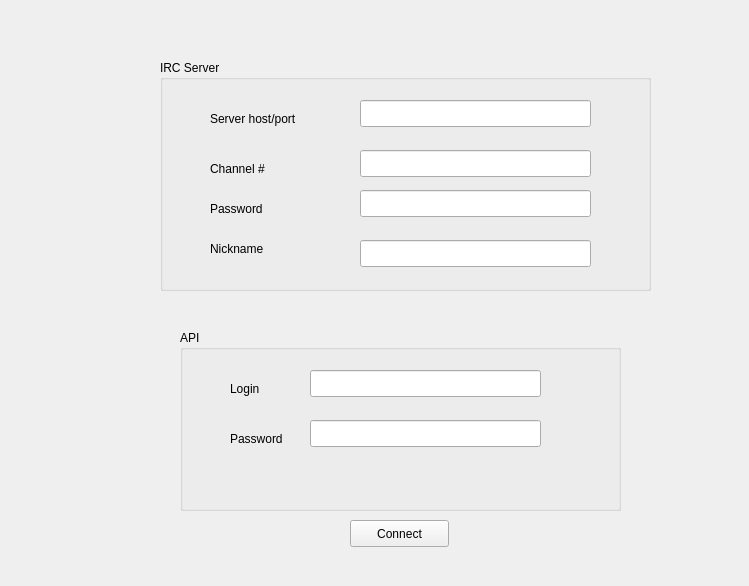
<?xml version="1.0" encoding="UTF-8"?>
<ui version="4.0">
 <class>Form</class>
 <widget class="QWidget" name="Form">
  <property name="geometry">
   <rect>
    <x>0</x>
    <y>0</y>
    <width>749</width>
    <height>586</height>
   </rect>
  </property>
  <property name="windowTitle">
   <string>Form</string>
  </property>
  <widget class="QGroupBox" name="groupBox">
   <property name="geometry">
    <rect>
     <x>160</x>
     <y>60</y>
     <width>491</width>
     <height>231</height>
    </rect>
   </property>
   <property name="title">
    <string>IRC Server</string>
   </property>
   <widget class="QLabel" name="label">
    <property name="geometry">
     <rect>
      <x>50</x>
      <y>50</y>
      <width>111</width>
      <height>17</height>
     </rect>
    </property>
    <property name="text">
     <string>Server host/port</string>
    </property>
   </widget>
   <widget class="QLabel" name="label_2">
    <property name="geometry">
     <rect>
      <x>50</x>
      <y>100</y>
      <width>91</width>
      <height>17</height>
     </rect>
    </property>
    <property name="text">
     <string>Channel #</string>
    </property>
   </widget>
   <widget class="QLabel" name="label_3">
    <property name="geometry">
     <rect>
      <x>50</x>
      <y>140</y>
      <width>91</width>
      <height>17</height>
     </rect>
    </property>
    <property name="text">
     <string>Password</string>
    </property>
   </widget>
   <widget class="QLabel" name="label_4">
    <property name="geometry">
     <rect>
      <x>50</x>
      <y>180</y>
      <width>81</width>
      <height>17</height>
     </rect>
    </property>
    <property name="text">
     <string>Nickname</string>
    </property>
   </widget>
   <widget class="QLineEdit" name="lineEdit">
    <property name="geometry">
     <rect>
      <x>200</x>
      <y>40</y>
      <width>231</width>
      <height>27</height>
     </rect>
    </property>
   </widget>
   <widget class="QLineEdit" name="lineEdit_2">
    <property name="geometry">
     <rect>
      <x>200</x>
      <y>90</y>
      <width>231</width>
      <height>27</height>
     </rect>
    </property>
   </widget>
   <widget class="QLineEdit" name="lineEdit_3">
    <property name="geometry">
     <rect>
      <x>200</x>
      <y>130</y>
      <width>231</width>
      <height>27</height>
     </rect>
    </property>
   </widget>
   <widget class="QLineEdit" name="lineEdit_4">
    <property name="geometry">
     <rect>
      <x>200</x>
      <y>180</y>
      <width>231</width>
      <height>27</height>
     </rect>
    </property>
   </widget>
  </widget>
  <widget class="QGroupBox" name="groupBox_2">
   <property name="geometry">
    <rect>
     <x>180</x>
     <y>330</y>
     <width>441</width>
     <height>181</height>
    </rect>
   </property>
   <property name="title">
    <string>API</string>
   </property>
   <widget class="QLabel" name="label_5">
    <property name="geometry">
     <rect>
      <x>50</x>
      <y>50</y>
      <width>101</width>
      <height>17</height>
     </rect>
    </property>
    <property name="text">
     <string>Login</string>
    </property>
   </widget>
   <widget class="QLabel" name="label_7">
    <property name="geometry">
     <rect>
      <x>50</x>
      <y>100</y>
      <width>121</width>
      <height>17</height>
     </rect>
    </property>
    <property name="text">
     <string>Password</string>
    </property>
   </widget>
   <widget class="QLineEdit" name="lineEdit_5">
    <property name="geometry">
     <rect>
      <x>130</x>
      <y>40</y>
      <width>231</width>
      <height>27</height>
     </rect>
    </property>
   </widget>
   <widget class="QLineEdit" name="lineEdit_6">
    <property name="geometry">
     <rect>
      <x>130</x>
      <y>90</y>
      <width>231</width>
      <height>27</height>
     </rect>
    </property>
   </widget>
  </widget>
  <widget class="QPushButton" name="pushButton">
   <property name="geometry">
    <rect>
     <x>350</x>
     <y>520</y>
     <width>99</width>
     <height>27</height>
    </rect>
   </property>
   <property name="text">
    <string>Connect</string>
   </property>
  </widget>
 </widget>
 <resources/>
 <connections/>
</ui>
